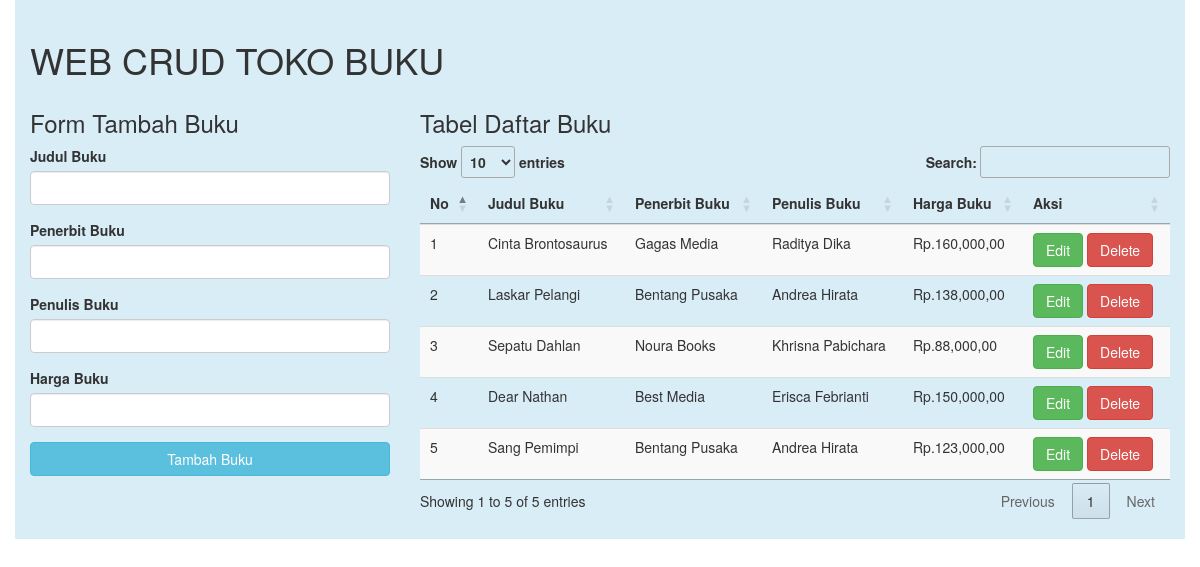
The page / on the database its author committed.
### tables this page shows
CREATE TABLE `buku` (
  `id_buku` int(11) NOT NULL,
  `judul_buku` varchar(100) NOT NULL,
  `penerbit_buku` varchar(100) NOT NULL,
  `penulis_buku` varchar(50) NOT NULL,
  `harga_buku` double NOT NULL
);

### formatharga/lib.php (called while the page is built)
<?php
function rupiah($harga_buku){
	$hasil_rupiah = "Rp." . number_format($harga_buku,2,',',',');
	return $hasil_rupiah;
}
?>

### index.php (the view, shortened to what this page needs)
<!DOCTYPE html>
<html lang="en">
<head>
	<link rel="stylesheet" href="bootstrap/css/bootstrap.css">
	<link rel="stylesheet" type="text/css" href="//cdn.datatables.net/1.10.11/css/jquery.dataTables.min.css">
</head>
<body>
	<?php
	include ('./formatharga/lib.php');
	?>
	<?php
	include('dbconnect.php');
	$query = "SELECT * FROM buku";
	$result = mysqli_query($conn , $query);
	?>
	<div class="container bg-info" style="padding-top: 20px; padding-bottom: 20px;">
		<h1>WEB CRUD TOKO BUKU</h1>
		<div class="row">
			<div class="col-sm-4">
				<h3>Form Tambah Buku</h3>
				<form role="form" action="insert.php" method="post">
					<div class="form-group">
						<label>Judul Buku</label>
						<input type="text" name="judul_bk" class="form-control">
					</div>
					<div class="form-group">
						<label>Penerbit Buku</label>
						<input type="text" name="terbit_bk" class="form-control">
					</div>
					<div class="form-group">
						<label>Penulis Buku</label>
						<input type="text" name="penulis_bk" class="form-control">
					</div>
					<div class="form-group">
						<label>Harga Buku</label>
						<input type="text" name="harga_bk" class="form-control">
					</div>
					<button type="submit" class="btn btn-info btn-block">Tambah Buku</button>
				</form>
			</div>
			<div class="col-sm-8">
				<h3>Tabel Daftar Buku</h3>
				<table class="table table-striped table-hover dtabel">
					<thead>
						<tr>
							<th>No</th>
							<th>Judul Buku</th>
							<th>Penerbit Buku</th>
							<th>Penulis Buku</th>
							<th>Harga Buku</th>
							<th>Aksi</th>
						</tr>
					</thead>
					<tbody>
						<?php
							$no = 1;
							while ($row = mysqli_fetch_assoc($result)) {
						?>
						<tr>
							<td><?php echo $no++; ?></td>
							<td><?php echo $row['judul_buku']; ?></td>
							<td><?php echo $row['penerbit_buku']; ?></td>
							<td><?php echo $row['penulis_buku']; ?></td>
							<td><?php echo rupiah ($row['harga_buku']); ?></td>
							<td>
								<a href="editform.php?id=<?php echo $row['id_buku'];?>" class="btn btn-success" role="button">Edit</a>
								<a href="delete.php?id=<?php echo $row['id_buku']?>" class="btn btn-danger" role="button">Delete</a>
							</td>
						</tr>
						<?php
							}
						?>
					</tbody>
				</table>
			</div>
		</div>
	</div>
</body>
</html>

### rows shown on the page
buku: judul_buku "Cinta Brontosaurus", penerbit_buku "Gagas Media", penulis_buku "Raditya Dika", harga_buku "Rp.160,000,00"
buku: judul_buku "Laskar Pelangi", penerbit_buku "Bentang Pusaka", penulis_buku "Andrea Hirata", harga_buku "Rp.138,000,00"
buku: judul_buku "Sepatu Dahlan", penerbit_buku "Noura Books", penulis_buku "Khrisna Pabichara", harga_buku "Rp.88,000,00"
buku: judul_buku "Dear Nathan", penerbit_buku "Best Media", penulis_buku "Erisca Febrianti", harga_buku "Rp.150,000,00"
buku: judul_buku "Sang Pemimpi", penerbit_buku "Bentang Pusaka", penulis_buku "Andrea Hirata", harga_buku "Rp.123,000,00"
